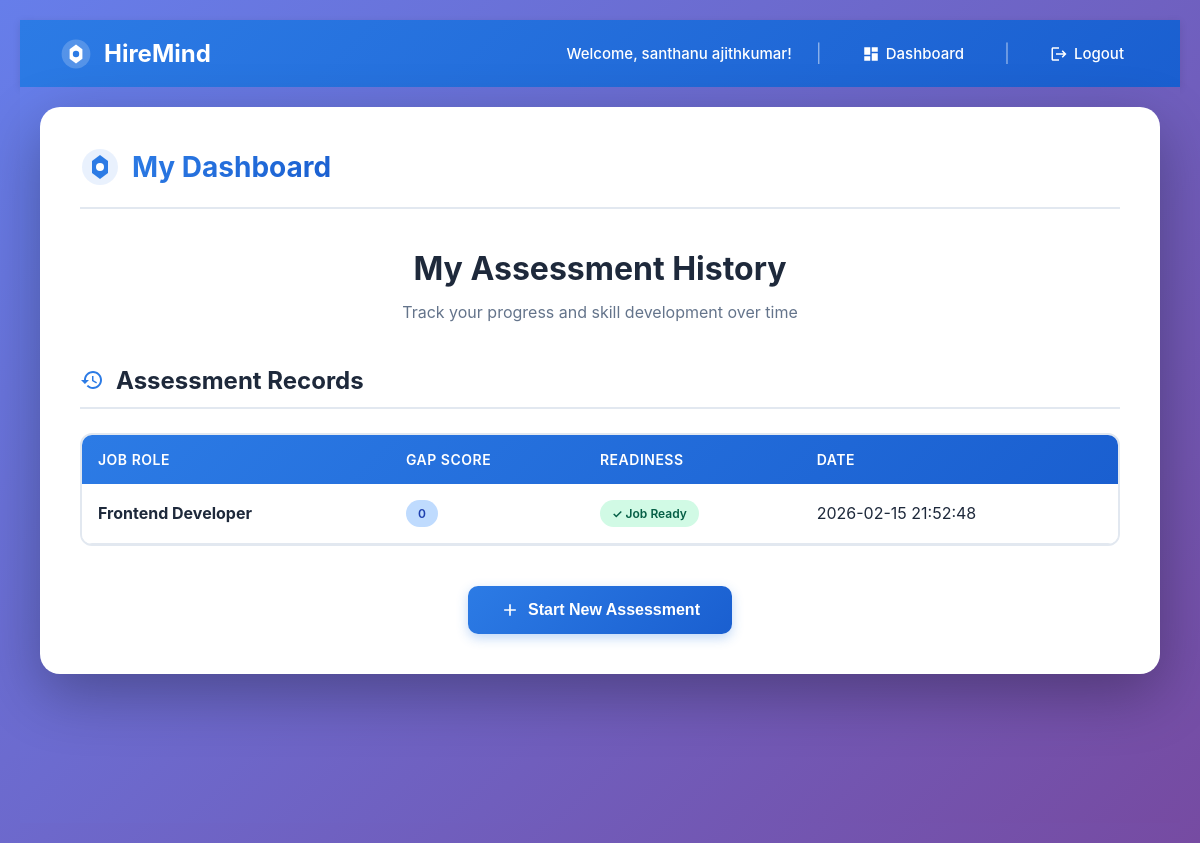
/dashboard (signed in), run on an earlier commit of the app's database.
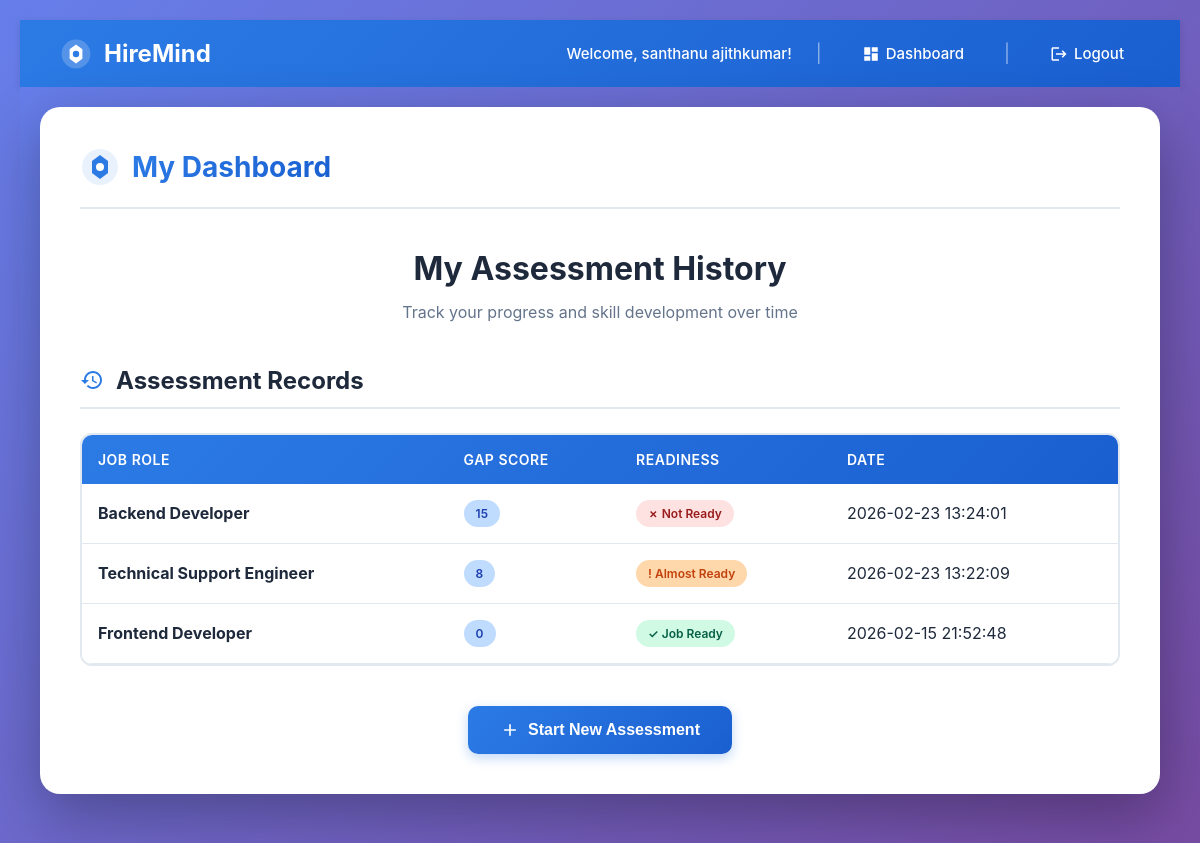
And on a later commit of the database.
### tables this page shows
CREATE TABLE assessments (
            id INTEGER PRIMARY KEY AUTOINCREMENT,
            user_id INTEGER,
            job_role TEXT,
            total_gap INTEGER,
            readiness TEXT,
            created_at TEXT,
            FOREIGN KEY (user_id) REFERENCES users(id)
        );

### app.py (the view)
@app.route('/dashboard')
def dashboard():
    if 'user_id' not in session:
        return redirect(url_for('login'))
    conn = sqlite3.connect("hiremind.db")
    cursor = conn.cursor()
    cursor.execute("""
        SELECT id, job_role, total_gap, readiness, created_at
        FROM assessments
        WHERE user_id = ?
        ORDER BY created_at DESC
    """, (session['user_id'],))
    assessments = cursor.fetchall()
    conn.close()
    return render_template('dashboard.html', assessments=assessments)

### templates/dashboard.html (shortened to what this page needs)
{% extends "base.html" %}
{% block content %}
<head>
    <link rel="stylesheet" href="{{ url_for('static', filename='style.css') }}">
</head>
<div style="padding: 20px;">
    <div class="container">
        <div class="header">
            <div class="logo">
                <svg width="40" height="40" viewBox="0 0 40 40" fill="none">
                    <circle cx="20" cy="20" r="18" fill="#2C7BE5" opacity="0.1"/>
                    <path d="M20 8L28 14V26L20 32L12 26V14L20 8Z" fill="#2C7BE5"/>
                    <circle cx="20" cy="20" r="4" fill="white"/>
                </svg>
                <h1>My Dashboard</h1>
            </div>
        </div>
        <div class="content-header">
            <h2>My Assessment History</h2>
            <p class="subtitle">Track your progress and skill development over time</p>
        </div>
        {% if assessments %}
        <div class="section">
            <h3 class="section-title">
                <svg width="24" height="24" viewBox="0 0 24 24" fill="currentColor">
                    <path d="M13 3c-4.97 0-9 4.03-9 9H1l3.89 3.89.07.14L9 12H6c0-3.87 3.13-7 7-7s7 3.13 7 7-3.13 7-7 7c-1.93 0-3.68-.79-4.94-2.06l-1.42 1.42C8.27 19.99 10.51 21 13 21c4.97 0 9-4.03 9-9s-4.03-9-9-9zm-1 5v5l4.28 2.54.72-1.21-3.5-2.08V8H12z"/>
                </svg>
                Assessment Records
            </h3>
            <div class="table-container">
                <table class="modern-table">
                    <thead>
                        <tr>
                            <th>Job Role</th>
                            <th>Gap Score</th>
                            <th>Readiness</th>
                            <th>Date</th>
                        </tr>
                    </thead>
                    <tbody>
                        {% for a in assessments %}
                        <tr>
                            <td><strong>{{ a[1] }}</strong></td>
                            <td><span class="level-badge level-2">{{ a[2] }}</span></td>
                            <td>
                                <span class="status-badge {% if 'Job Ready' in a[3] %}status-Strong{% elif 'Almost' in a[3] %}status-Weak{% else %}status-Missing{% endif %}">
                                    {% if 'Job Ready' in a[3] %}✓
                                    {% elif 'Almost' in a[3] %}!
                                    {% else %}✗
                                    {% endif %}
                                    {{ a[3] }}
                                </span>
                            </td>
                            <td>{{ a[4] }}</td>
                        </tr>
                        {% endfor %}
                    </tbody>
                </table>
            </div>
        </div>
        {% endif %}
        <div class="button-container">
            <button onclick="window.location.href='/'" class="btn-primary">
                <svg width="20" height="20" viewBox="0 0 24 24" fill="currentColor">
                    <path d="M19 13h-6v6h-2v-6H5v-2h6V5h2v6h6v2z"/>
                </svg>
                Start New Assessment
            </button>
        </div>
    </div>
</div>
{% endblock %}

What changed in the data, as far as the page shows it:
added assessments: job_role "Backend Developer", total_gap "15", readiness "Not Ready", created_at "2026-02-23 13:24:01"
added assessments: job_role "Technical Support Engineer", total_gap "8", readiness "Almost Ready", created_at "2026-02-23 13:22:09"
